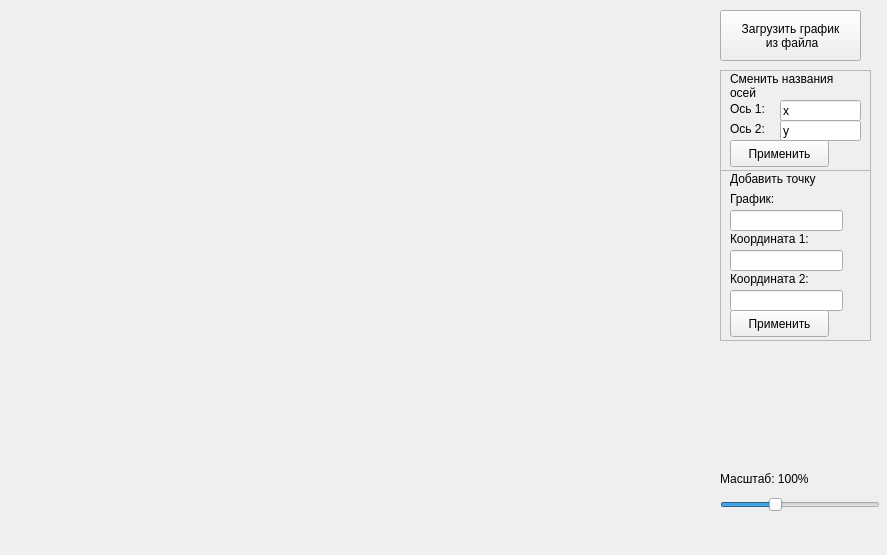
<?xml version="1.0" encoding="UTF-8"?>
<ui version="4.0">
 <class>MainWindow</class>
 <widget class="QMainWindow" name="MainWindow">
  <property name="geometry">
   <rect>
    <x>0</x>
    <y>0</y>
    <width>887</width>
    <height>555</height>
   </rect>
  </property>
  <property name="windowTitle">
   <string>Graphs Drawer</string>
  </property>
  <widget class="QWidget" name="centralWidget">
   <widget class="GraphsWidget" name="graphs_widget" native="true">
    <property name="geometry">
     <rect>
      <x>10</x>
      <y>10</y>
      <width>700</width>
      <height>500</height>
     </rect>
    </property>
    <property name="autoFillBackground">
     <bool>true</bool>
    </property>
   </widget>
   <widget class="QLabel" name="ScaleLabel">
    <property name="geometry">
     <rect>
      <x>720</x>
      <y>470</y>
      <width>121</width>
      <height>17</height>
     </rect>
    </property>
    <property name="text">
     <string>Масштаб: 100%</string>
    </property>
   </widget>
   <widget class="QSlider" name="ScaleSlider">
    <property name="geometry">
     <rect>
      <x>720</x>
      <y>490</y>
      <width>160</width>
      <height>29</height>
     </rect>
    </property>
    <property name="minimum">
     <number>2</number>
    </property>
    <property name="maximum">
     <number>8</number>
    </property>
    <property name="singleStep">
     <number>1</number>
    </property>
    <property name="pageStep">
     <number>1</number>
    </property>
    <property name="value">
     <number>4</number>
    </property>
    <property name="sliderPosition">
     <number>4</number>
    </property>
    <property name="tracking">
     <bool>true</bool>
    </property>
    <property name="orientation">
     <enum>Qt::Horizontal</enum>
    </property>
   </widget>
   <widget class="QPushButton" name="LoadGraphButton">
    <property name="geometry">
     <rect>
      <x>720</x>
      <y>10</y>
      <width>141</width>
      <height>51</height>
     </rect>
    </property>
    <property name="text">
     <string>Загрузить график
 из файла</string>
    </property>
   </widget>
   <widget class="QFrame" name="frame">
    <property name="geometry">
     <rect>
      <x>720</x>
      <y>70</y>
      <width>151</width>
      <height>101</height>
     </rect>
    </property>
    <property name="frameShape">
     <enum>QFrame::StyledPanel</enum>
    </property>
    <property name="frameShadow">
     <enum>QFrame::Raised</enum>
    </property>
    <widget class="QLabel" name="label">
     <property name="geometry">
      <rect>
       <x>10</x>
       <y>0</y>
       <width>131</width>
       <height>31</height>
      </rect>
     </property>
     <property name="text">
      <string>Сменить названия
осей</string>
     </property>
    </widget>
    <widget class="QLabel" name="label_2">
     <property name="geometry">
      <rect>
       <x>10</x>
       <y>30</y>
       <width>41</width>
       <height>17</height>
      </rect>
     </property>
     <property name="text">
      <string>Ось 1:</string>
     </property>
    </widget>
    <widget class="QLabel" name="label_3">
     <property name="geometry">
      <rect>
       <x>10</x>
       <y>50</y>
       <width>41</width>
       <height>17</height>
      </rect>
     </property>
     <property name="text">
      <string>Ось 2:</string>
     </property>
    </widget>
    <widget class="QLineEdit" name="Axis1LineEdit">
     <property name="geometry">
      <rect>
       <x>60</x>
       <y>30</y>
       <width>81</width>
       <height>21</height>
      </rect>
     </property>
     <property name="text">
      <string>x</string>
     </property>
    </widget>
    <widget class="QLineEdit" name="Axis2LineEdit">
     <property name="geometry">
      <rect>
       <x>60</x>
       <y>50</y>
       <width>81</width>
       <height>21</height>
      </rect>
     </property>
     <property name="text">
      <string>y</string>
     </property>
    </widget>
    <widget class="QPushButton" name="AxisesNamesButton">
     <property name="geometry">
      <rect>
       <x>10</x>
       <y>70</y>
       <width>99</width>
       <height>27</height>
      </rect>
     </property>
     <property name="text">
      <string>Применить</string>
     </property>
    </widget>
   </widget>
   <widget class="QFrame" name="frame_2">
    <property name="geometry">
     <rect>
      <x>720</x>
      <y>170</y>
      <width>151</width>
      <height>171</height>
     </rect>
    </property>
    <property name="frameShape">
     <enum>QFrame::StyledPanel</enum>
    </property>
    <property name="frameShadow">
     <enum>QFrame::Raised</enum>
    </property>
    <widget class="QLabel" name="label_4">
     <property name="geometry">
      <rect>
       <x>10</x>
       <y>0</y>
       <width>121</width>
       <height>17</height>
      </rect>
     </property>
     <property name="text">
      <string>Добавить точку</string>
     </property>
    </widget>
    <widget class="QLabel" name="label_5">
     <property name="geometry">
      <rect>
       <x>10</x>
       <y>20</y>
       <width>67</width>
       <height>17</height>
      </rect>
     </property>
     <property name="text">
      <string>График:</string>
     </property>
    </widget>
    <widget class="QLabel" name="label_6">
     <property name="geometry">
      <rect>
       <x>10</x>
       <y>60</y>
       <width>111</width>
       <height>17</height>
      </rect>
     </property>
     <property name="text">
      <string>Координата 1:</string>
     </property>
    </widget>
    <widget class="QLabel" name="label_7">
     <property name="geometry">
      <rect>
       <x>10</x>
       <y>100</y>
       <width>111</width>
       <height>17</height>
      </rect>
     </property>
     <property name="text">
      <string>Координата 2:</string>
     </property>
    </widget>
    <widget class="QLineEdit" name="GraphLineEdit">
     <property name="geometry">
      <rect>
       <x>10</x>
       <y>40</y>
       <width>113</width>
       <height>21</height>
      </rect>
     </property>
    </widget>
    <widget class="QLineEdit" name="Coordinate1LineEdit">
     <property name="geometry">
      <rect>
       <x>10</x>
       <y>80</y>
       <width>113</width>
       <height>21</height>
      </rect>
     </property>
    </widget>
    <widget class="QLineEdit" name="Coordinate2LineEdit">
     <property name="geometry">
      <rect>
       <x>10</x>
       <y>120</y>
       <width>113</width>
       <height>21</height>
      </rect>
     </property>
    </widget>
    <widget class="QPushButton" name="AddPointButton">
     <property name="geometry">
      <rect>
       <x>10</x>
       <y>140</y>
       <width>99</width>
       <height>27</height>
      </rect>
     </property>
     <property name="text">
      <string>Применить</string>
     </property>
    </widget>
   </widget>
  </widget>
  <widget class="QMenuBar" name="menuBar">
   <property name="geometry">
    <rect>
     <x>0</x>
     <y>0</y>
     <width>887</width>
     <height>25</height>
    </rect>
   </property>
  </widget>
 </widget>
 <layoutdefault spacing="6" margin="11"/>
 <customwidgets>
  <customwidget>
   <class>GraphsWidget</class>
   <extends>QWidget</extends>
   <header>GraphsWidget.h</header>
   <container>1</container>
  </customwidget>
 </customwidgets>
 <resources/>
 <connections/>
</ui>
